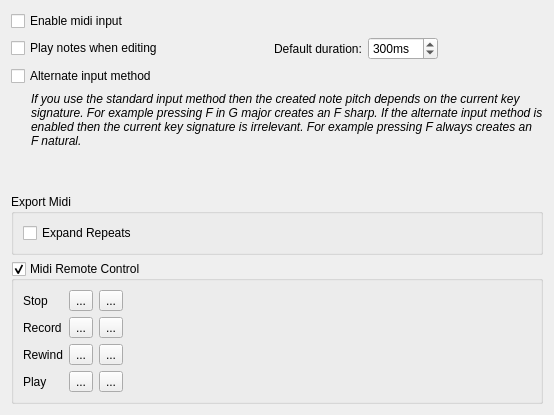
     <widget class="QWidget" name="tab4">
      <attribute name="title">
       <string>Note Entry</string>
      </attribute>
      <layout class="QVBoxLayout" name="verticalLayout_2">
       <item>
        <widget class="QCheckBox" name="enableMidiInput">
         <property name="text">
          <string>Enable midi input</string>
         </property>
        </widget>
       </item>
       <item>
        <layout class="QHBoxLayout" name="horizontalLayout_4">
         <item>
          <widget class="QCheckBox" name="playNotes">
           <property name="text">
            <string>Play notes when editing</string>
           </property>
          </widget>
         </item>
         <item>
          <spacer name="horizontalSpacer_2">
           <property name="orientation">
            <enum>Qt::Horizontal</enum>
           </property>
           <property name="sizeHint" stdset="0">
            <size>
             <width>40</width>
             <height>20</height>
            </size>
           </property>
          </spacer>
         </item>
         <item>
          <widget class="QLabel" name="label_37">
           <property name="text">
            <string>Default duration:</string>
           </property>
          </widget>
         </item>
         <item>
          <widget class="QSpinBox" name="defaultPlayDuration">
           <property name="suffix">
            <string>ms</string>
           </property>
           <property name="minimum">
            <number>20</number>
           </property>
           <property name="maximum">
            <number>2000</number>
           </property>
           <property name="singleStep">
            <number>100</number>
           </property>
           <property name="value">
            <number>300</number>
           </property>
          </widget>
         </item>
         <item>
          <spacer name="horizontalSpacer_3">
           <property name="orientation">
            <enum>Qt::Horizontal</enum>
           </property>
           <property name="sizeHint" stdset="0">
            <size>
             <width>40</width>
             <height>20</height>
            </size>
           </property>
          </spacer>
         </item>
        </layout>
       </item>
       <item>
        <widget class="QCheckBox" name="alternateInput">
         <property name="text">
          <string>Alternate input method</string>
         </property>
        </widget>
       </item>
       <item>
        <widget class="QLabel" name="label_18">
         <property name="sizePolicy">
          <sizepolicy hsizetype="Expanding" vsizetype="Expanding">
           <horstretch>0</horstretch>
           <verstretch>0</verstretch>
          </sizepolicy>
         </property>
         <property name="font">
          <font>
           <italic>true</italic>
          </font>
         </property>
         <property name="text">
          <string>If you use the standard input method then the created note pitch depends on the current key signature. For example pressing F in G major creates an F sharp. If the alternate input method is enabled then the current key signature is irrelevant. For example pressing F always creates an F natural.</string>
         </property>
         <property name="wordWrap">
          <bool>true</bool>
         </property>
         <property name="indent">
          <number>20</number>
         </property>
        </widget>
       </item>
       <item>
        <spacer>
         <property name="orientation">
          <enum>Qt::Vertical</enum>
         </property>
         <property name="sizeHint" stdset="0">
          <size>
           <width>20</width>
           <height>40</height>
          </size>
         </property>
        </spacer>
       </item>
       <item>
        <widget class="QGroupBox" name="groupBox_8">
         <property name="sizePolicy">
          <sizepolicy hsizetype="Preferred" vsizetype="Preferred">
           <horstretch>0</horstretch>
           <verstretch>0</verstretch>
          </sizepolicy>
         </property>
         <property name="title">
          <string>Export Midi</string>
         </property>
         <property name="flat">
          <bool>true</bool>
         </property>
         <layout class="QVBoxLayout">
          <item>
           <widget class="QCheckBox" name="expandRepeats">
            <property name="text">
             <string>Expand Repeats</string>
            </property>
           </widget>
          </item>
         </layout>
        </widget>
       </item>
       <item>
        <widget class="QGroupBox" name="rcGroup">
         <property name="toolTip">
          <string>enable midi remote control</string>
         </property>
         <property name="title">
          <string>Midi Remote Control</string>
         </property>
         <property name="flat">
          <bool>true</bool>
         </property>
         <property name="checkable">
          <bool>true</bool>
         </property>
         <layout class="QGridLayout">
          <property name="margin">
           <number>9</number>
          </property>
          <property name="spacing">
           <number>6</number>
          </property>
          <item row="0" column="0">
           <widget class="QLabel" name="label_16">
            <property name="text">
             <string>Stop</string>
            </property>
           </widget>
          </item>
          <item row="0" column="1">
           <widget class="GreendotButton" name="stopActive">
            <property name="toolTip">
             <string>is active</string>
            </property>
            <property name="text">
             <string>...</string>
            </property>
           </widget>
          </item>
          <item row="0" column="2">
           <widget class="RecordButton" name="recordStop">
            <property name="toolTip">
             <string>record</string>
            </property>
            <property name="text">
             <string>...</string>
            </property>
           </widget>
          </item>
          <item row="0" column="3">
           <spacer>
            <property name="orientation">
             <enum>Qt::Horizontal</enum>
            </property>
            <property name="sizeHint" stdset="0">
             <size>
              <width>40</width>
              <height>20</height>
             </size>
            </property>
           </spacer>
          </item>
          <item row="1" column="0">
           <widget class="QLabel" name="label_14">
            <property name="text">
             <string>Record</string>
            </property>
           </widget>
          </item>
          <item row="1" column="1">
           <widget class="GreendotButton" name="recordActive">
            <property name="toolTip">
             <string>is active</string>
            </property>
            <property name="text">
             <string>...</string>
            </property>
           </widget>
          </item>
          <item row="1" column="2">
           <widget class="RecordButton" name="recordRecord">
            <property name="toolTip">
             <string>record</string>
            </property>
            <property name="text">
             <string>...</string>
            </property>
           </widget>
          </item>
          <item row="2" column="0">
           <widget class="QLabel" name="label_15">
            <property name="text">
             <string>Rewind</string>
            </property>
           </widget>
          </item>
          <item row="2" column="1">
           <widget class="GreendotButton" name="rewindActive">
            <property name="toolTip">
             <string>is active</string>
            </property>
            <property name="text">
             <string>...</string>
            </property>
           </widget>
          </item>
          <item row="2" column="2">
           <widget class="RecordButton" name="recordRewind">
            <property name="toolTip">
             <string>record</string>
            </property>
            <property name="text">
             <string>...</string>
            </property>
           </widget>
          </item>
          <item row="3" column="0">
           <widget class="QLabel" name="label_20">
            <property name="text">
             <string>Play</string>
            </property>
           </widget>
          </item>
          <item row="3" column="1">
           <widget class="GreendotButton" name="playActive">
            <property name="toolTip">
             <string>is active</string>
            </property>
            <property name="text">
             <string>...</string>
            </property>
           </widget>
          </item>
          <item row="3" column="2">
           <widget class="RecordButton" name="recordPlay">
            <property name="toolTip">
             <string>record</string>
            </property>
            <property name="text">
             <string>...</string>
            </property>
           </widget>
          </item>
         </layout>
        </widget>
       </item>
      </layout>
     </widget>
